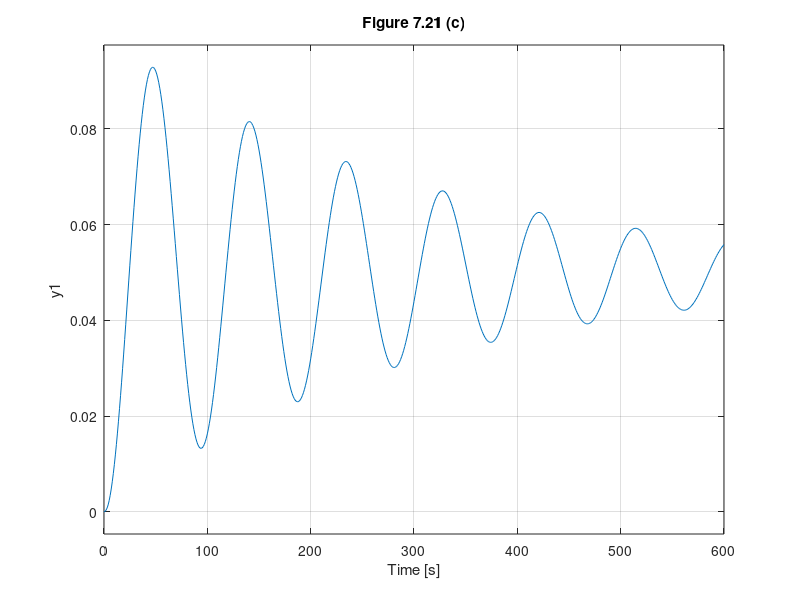

The MATLAB source for this figure:
% Close old plot so that new plot appears on top
close
%
% Boeing 747, p 165 Etkin
%
% State vector is x = (delta_u  w  q  delta_theta)
%

% US units -----------------------------------------------------

% Geometry

cbar=27.31

% Mass properties

g=32.2
W=636636
m=W/g
Ix=0.183*10^8
Iy=0.331*10^8

% Aerodynamics

Xu=-135.8
Xw=275.8
Zu=-1778
Zw=-6188
Zq=-101700
Zwdot=130.8
Mu=3581
Mw=-35150
Mq=-1.122*10^7
Mwdot=-3826

Xde=-3.717
Zde=-3.551*10^5
Mde=-3.839*10^7

Xdp=0.3*m*g

% Flight condition

u0=774
theta0=0

% The system matrix

A(1,1)=Xu/m
A(1,2)=Xw/m
A(1,3)=0
A(1,4)=-g*cos(theta0)
A(2,1)=Zu/(m-Zwdot)
A(2,2)=Zw/(m-Zwdot)
A(2,3)=(Zq+m*u0)/(m-Zwdot)
A(2,4)=-m*g*sin(theta0)/(m-Zwdot)
A(3,1)=(Mu+Mwdot*Zu/(m-Zwdot))/Iy
A(3,2)=(Mw+Mwdot*Zw/(m-Zwdot))/Iy
A(3,3)=(Mq+Mwdot*(Zq+m*u0)/(m-Zwdot))/Iy
A(3,4)=-Mwdot*m*g*sin(theta0)/(Iy*(m-Zwdot))
A(4,1)=0
A(4,2)=0
A(4,3)=1
A(4,4)=0

% (7.6.4)
B(1,1)=Xde/m
B(2,1)=Zde/(m-Zwdot)
B(3,1)=Mde/Iy + Mwdot*Zde/(Iy*(m-Zwdot))
B(4,1)=0

B(1,2)=0.3*g
B(2,2)=0
B(3,2)=0
B(4,2)=0

% State vector is x = (delta_u  w  q  delta_theta)
% Output vector y = [ delta_u  alfa  gamma q ]

C =[1   0     0  0 
    0  1/u0   0  0
    0 -1/u0   0  1
    0   0     1  0];
D =zeros(4,2);

vscal=[1/u0 1/u0 cbar/(2*u0) 1]';
[V LAM]=eig(A);
v1=V(:,1).*vscal;v1=v1/norm(v1);
v3=V(:,3).*vscal;v3=v3/norm(v3);

%-----------------------------------------------------------------

sys=ss(A,B(:,1),(pi/180)*C(1,:),D(1,1))

bode(sys)
temp=input('<cr> for next');

% This sequence gives Figures 7.19 and 7.20
clf
T=0:.01:10;
sys=ss(A,B(:,1),(pi/180)*C(1,:),D(1,1));
step(sys,T);
title('Figure 7.19 (a)')
temp=input('<cr> for next');

T=0:.01:60;
sys=ss(A,B(:,1),(pi/180)*C(2,:),D(2,1));
step(sys,T);
title('Figure 7.19 (b)')
temp=input('<cr> for next');

T=0:.01:10;
sys=ss(A,B(:,1),(pi/180)*C(3,:),D(3,1));
step(sys,T);
title('Figure 7.19 (c)')
temp=input('<cr> for next');

T=0:1:600;
sys=ss(A,B(:,1),(pi/180)*C(1,:),D(1,1));
step(sys,T);
title('Figure 7.20 (a)')
temp=input('<cr> for next');

T=0:1:600;
sys=ss(A,B(:,1),(pi/180)*C(2,:),D(2,1));
step(sys,T);
title('Figure 7.20 (b)')
temp=input('<cr> for next');

T=0:1:600;
sys=ss(A,B(:,1),(pi/180)*C(3,:),D(3,1));
step(sys,T);title('Figure 7.20 (c)')
temp=input('<cr> for next');

% Response to throttle, Figure 7.21

T=0:1:600;
sys=ss(A,B(:,2),(1/6)*C(1,:),D(1,2)) ; 
step(sys,T) ; 
title('Figure 7.21 (a)')
temp=input('<cr> for next');

sys=ss(A,B(:,2),(1/6)*C(2,:),D(2,2)) ; 
step(sys,T) ; 
title('Figure 7.21 (b)')
temp=input('<cr> for next');

sys=ss(A,B(:,2),(1/6)*C(3,:),D(3,2)) ; 
step(sys,T) ; 
title('Figure 7.21 (c)')
temp=input('<cr> for next');
